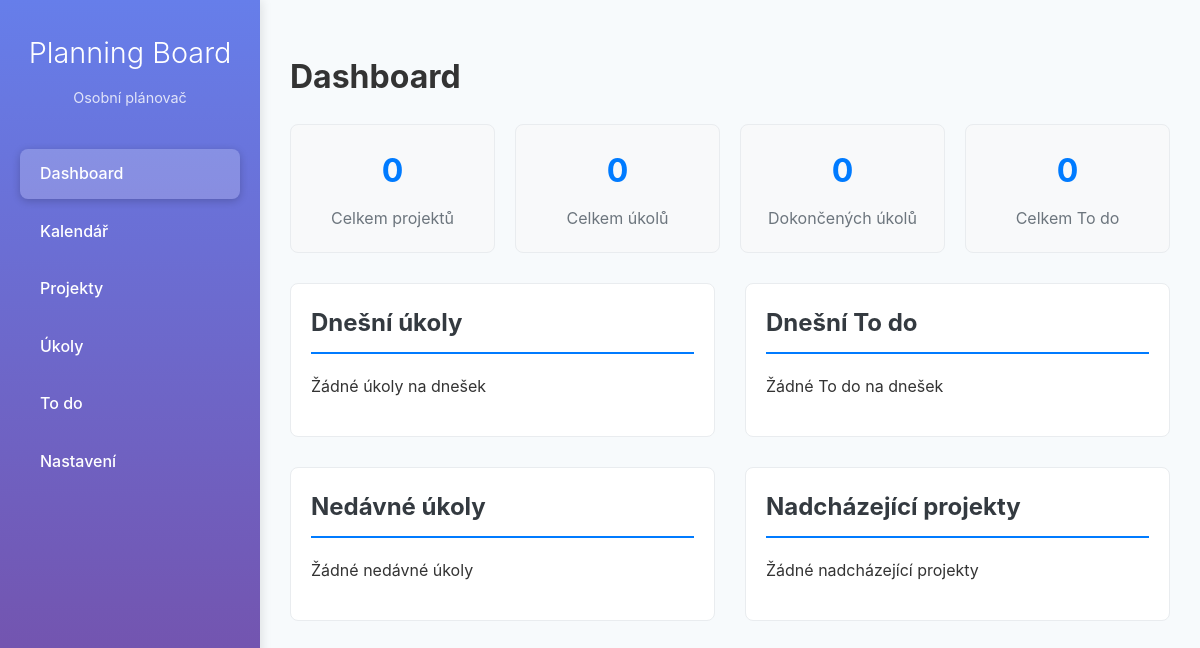
Before: /tasks/ (signed in) with the older database file.
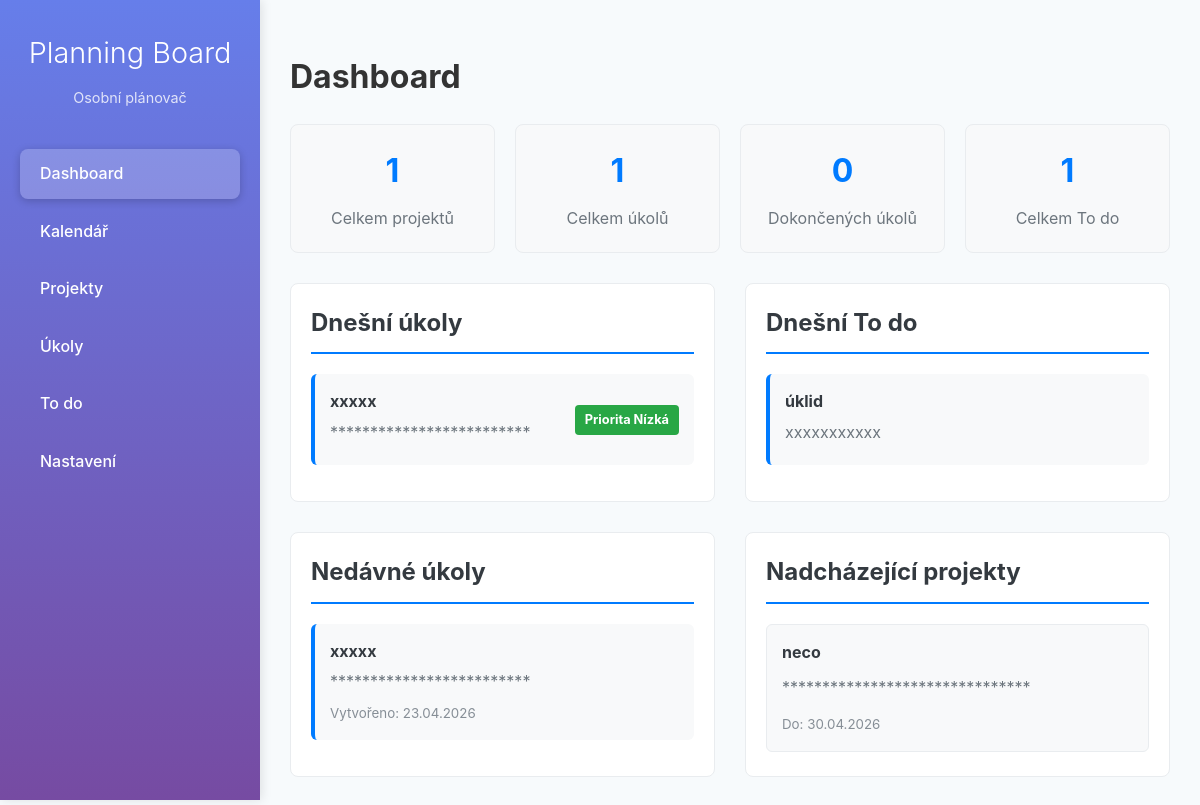
After: the same page with the newer database file.
### tasks/models.py (models this page shows, shortened)
class Task(models.Model):
    PRIORITY_HIGH = 1
    PRIORITY_MEDIUM = 2
    PRIORITY_LOW = 3
    PRIORITY_CHOICES = [
        (PRIORITY_HIGH, "Vysoká"),
        (PRIORITY_MEDIUM, "Střední"),
        (PRIORITY_LOW, "Nízká"),
    ]
    RECURRENCE_NONE = "none"
    RECURRENCE_DAILY = "daily"
    RECURRENCE_WEEKLY = "weekly"
    RECURRENCE_MONTHLY = "monthly"
    RECURRENCE_CHOICES = [
        (RECURRENCE_NONE, "Žádné"),
        (RECURRENCE_DAILY, "Denně"),
        (RECURRENCE_WEEKLY, "Týdně"),
        (RECURRENCE_MONTHLY, "Měsíčně"),
    ]
    project = models.ForeignKey(Project, on_delete=models.CASCADE, related_name="tasks")
    user = models.ForeignKey(User, on_delete=models.CASCADE)
    title = models.CharField(max_length=255)
    description = models.TextField(blank=True)
    date = models.DateField()
    start_time = models.TimeField(null=True, blank=True)
    end_time = models.TimeField(null=True, blank=True)
    priority = models.IntegerField(choices=PRIORITY_CHOICES, default=PRIORITY_MEDIUM)
    recurrence = models.CharField(max_length=10, choices=RECURRENCE_CHOICES, default=RECURRENCE_NONE)
    repeat_until = models.DateField(null=True, blank=True)
    tags = models.ManyToManyField(Tag, blank=True)
    completed = models.BooleanField(default=False)
    created_at = models.DateTimeField(auto_now_add=True)

class Todo(models.Model):
    user = models.ForeignKey(User, on_delete=models.CASCADE)
    title = models.CharField(max_length=255)
    description = models.TextField(blank=True)
    due_date = models.DateField()
    completed = models.BooleanField(default=False)
    created_at = models.DateTimeField(auto_now_add=True)

class Project(models.Model):
    user = models.ForeignKey(User, on_delete=models.CASCADE)
    title = models.CharField(max_length=200)
    description = models.TextField(blank=True)
    start_date = models.DateField()
    end_date = models.DateField()
    calendar = models.ForeignKey(Calendar, on_delete=models.CASCADE)

### tasks/views.py (the view)
# urls.py: path("", views.dashboard, name="dashboard"),
@login_required
def dashboard(request):
    user = request.user
    calendar = Calendar.objects.filter(user=user).first()
    if not calendar:
        calendar = Calendar.objects.create(user=user, field="Můj kalendář")
    total_projects = Project.objects.filter(user=user).count()
    total_tasks = Task.objects.filter(user=user).count()
    completed_tasks = Task.objects.filter(user=user, completed=True).count()
    pending_tasks = total_tasks - completed_tasks
    total_todos = Todo.objects.filter(user=user).count()
    completed_todos = Todo.objects.filter(user=user, completed=True).count()
    pending_todos = total_todos - completed_todos
    week_ago = timezone.now() - timedelta(days=7)
    recent_tasks = Task.objects.filter(
        user=user,
        created_at__gte=week_ago
    ).order_by('-created_at')[:5]
    today_tasks = Task.objects.filter(
        user=user,
        date=date.today()
    ).order_by('start_time')
    today_todos = Todo.objects.filter(
        user=user,
        due_date=date.today()
    ).order_by('created_at')
    upcoming_projects = Project.objects.filter(
        user=user,
        end_date__gte=date.today()
    ).order_by('end_date')[:3]
    context = {
        'calendar': calendar,
        'total_projects': total_projects,
        'total_tasks': total_tasks,
        'completed_tasks': completed_tasks,
        'pending_tasks': pending_tasks,
        'total_todos': total_todos,
        'completed_todos': completed_todos,
        'pending_todos': pending_todos,
        'recent_tasks': recent_tasks,
        'today_tasks': today_tasks,
        'upcoming_projects': upcoming_projects,
        'today_todos': today_todos,
    }
    return render(request, "tasks/dashboard.html", context)

### tasks/templates/tasks/dashboard.html (shortened to what this page needs)
{% extends "base.html" %}
{% block content %}
<div class="dashboard">
    <h1>Dashboard</h1>
    <div class="stats-grid">
        <div class="stat-card">
            <h3>{{ total_projects }}</h3>
            <p>Celkem projektů</p>
        </div>
        <div class="stat-card">
            <h3>{{ total_tasks }}</h3>
            <p>Celkem úkolů</p>
        </div>
        <div class="stat-card">
            <h3>{{ completed_tasks }}</h3>
            <p>Dokončených úkolů</p>
        </div>
        <div class="stat-card">
            <h3>{{ total_todos }}</h3>
            <p>Celkem To do</p>
        </div>
    </div>
    <div class="dashboard-content">
        <div class="section">
            <h2>Dnešní úkoly</h2>
            {% if today_tasks %}
                <ul class="task-list">
                    {% for task in today_tasks %}
                        <li class="task-item {% if task.completed %}completed{% endif %}">
                            <div class="task-info">
                                <h4>{{ task.title }}</h4>
                                <p>{{ task.description|truncatechars:50 }}</p>
                            </div>
                            <div class="task-priority priority-{{ task.priority }}">
                                Priorita {{ task.get_priority_display }}
                            </div>
                        </li>
                    {% endfor %}
                </ul>
            {% else %}
                <p>Žádné úkoly na dnešek</p>
            {% endif %}
        </div>
        <div class="section">
            <h2>Dnešní To do</h2>
            {% if today_todos %}
                <ul class="task-list">
                    {% for todo in today_todos %}
                        <li class="task-item {% if todo.completed %}completed{% endif %}">
                            <div class="task-info">
                                <h4>{{ todo.title }}</h4>
                                <p>{{ todo.description|truncatechars:50 }}</p>
                            </div>
                        </li>
                    {% endfor %}
                </ul>
            {% else %}
                <p>Žádné To do na dnešek</p>
            {% endif %}
        </div>
        <div class="section">
            <h2>Nedávné úkoly</h2>
            {% if recent_tasks %}
                <ul class="task-list">
                    {% for task in recent_tasks %}
                        <li class="task-item {% if task.completed %}completed{% endif %}">
                            <div class="task-info">
                                <h4>{{ task.title }}</h4>
                                <p>{{ task.description|truncatechars:50 }}</p>
                                <small>Vytvořeno: {{ task.created_at|date:"d.m.Y" }}</small>
                            </div>
                        </li>
                    {% endfor %}
                </ul>
            {% else %}
                <p>Žádné nedávné úkoly</p>
            {% endif %}
        </div>
        <div class="section">
            <h2>Nadcházející projekty</h2>
            {% if upcoming_projects %}
                <div class="project-grid">
                    {% for project in upcoming_projects %}
                        <div class="project-card">
                            <h4>{{ project.title }}</h4>
                            <p>{{ project.description|truncatechars:100 }}</p>
                            <small>Do: {{ project.end_date|date:"d.m.Y" }}</small>
                        </div>
                    {% endfor %}
                </div>
            {% else %}
                <p>Žádné nadcházející projekty</p>
            {% endif %}
        </div>
    </div>
</div>
{% endblock %}

Changed rows visible on the page:
added Task: title "xxxxx", description "*************************", priority "Nízká", created_at "23.04.2026"
added Todo: title "úklid", description "xxxxxxxxxxx"
added Project: title "neco", description "*******************************", end_date "30.04.2026"
Other visible differences:
{{ total_projects }}: "0" → "1"
{{ total_tasks }}: "0" → "1"
{{ total_todos }}: "0" → "1"
text no longer shown: "Žádné úkoly na dnešek Žádné To do na dnešek Žádné nedávné úkoly Žádné nadcházející projekty"
